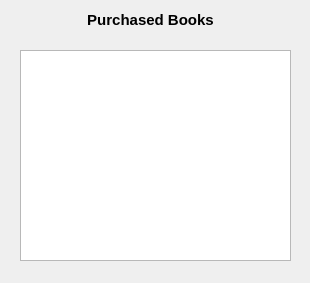
<?xml version="1.0" encoding="UTF-8"?>
<ui version="4.0">
 <class>BooksPurchased</class>
 <widget class="QDialog" name="BooksPurchased">
  <property name="geometry">
   <rect>
    <x>0</x>
    <y>0</y>
    <width>310</width>
    <height>283</height>
   </rect>
  </property>
  <property name="windowTitle">
   <string>Purchased Books</string>
  </property>
  <widget class="QLabel" name="label">
   <property name="geometry">
    <rect>
     <x>30</x>
     <y>10</y>
     <width>241</width>
     <height>20</height>
    </rect>
   </property>
   <property name="font">
    <font>
     <pointsize>11</pointsize>
     <bold>true</bold>
    </font>
   </property>
   <property name="text">
    <string>Purchased Books</string>
   </property>
   <property name="alignment">
    <set>Qt::AlignCenter</set>
   </property>
  </widget>
  <widget class="QPlainTextEdit" name="log">
   <property name="geometry">
    <rect>
     <x>20</x>
     <y>50</y>
     <width>271</width>
     <height>211</height>
    </rect>
   </property>
   <property name="font">
    <font>
     <pointsize>10</pointsize>
     <bold>true</bold>
    </font>
   </property>
   <property name="readOnly">
    <bool>true</bool>
   </property>
   <property name="overwriteMode">
    <bool>false</bool>
   </property>
  </widget>
 </widget>
 <resources/>
 <connections/>
</ui>
